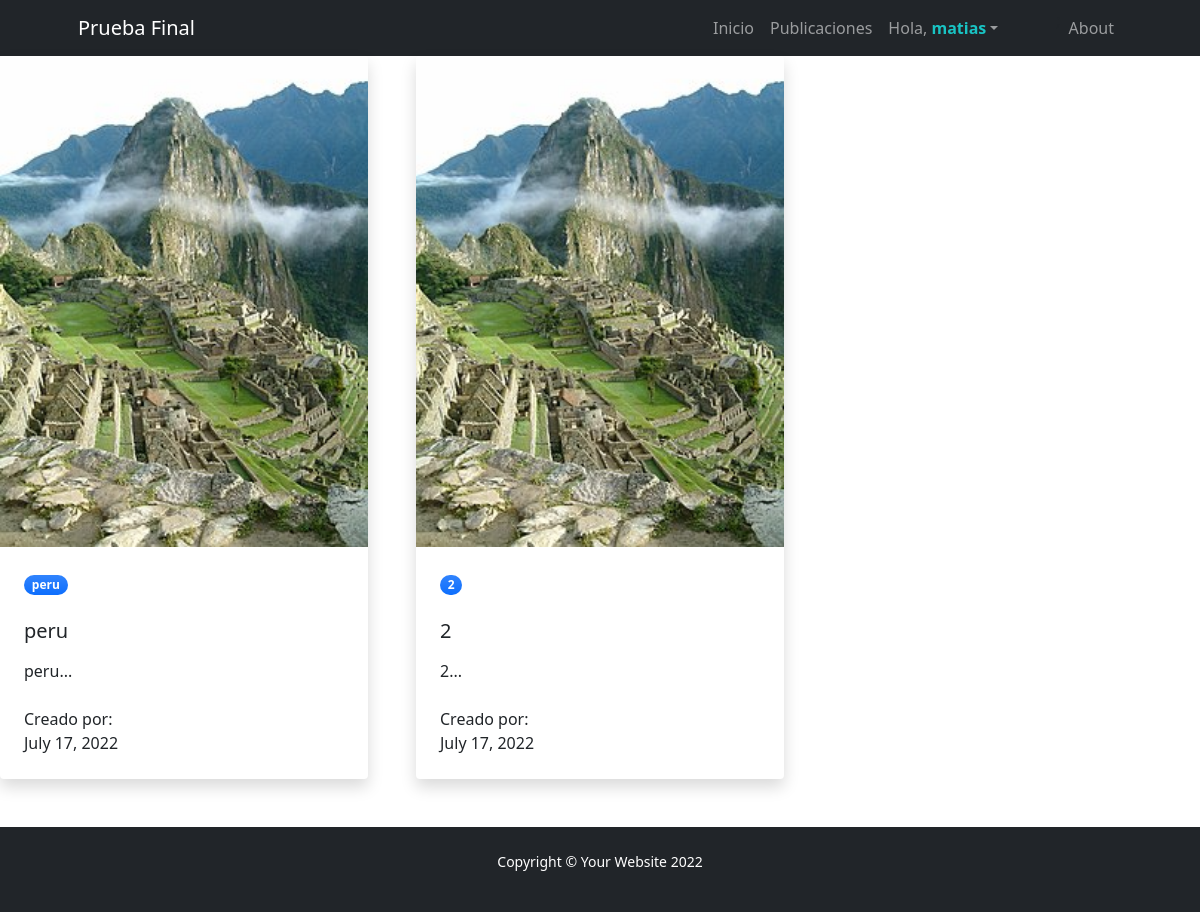
Page /pruebafinalapp/mis_publicaciones (signed in) on the earlier database version.
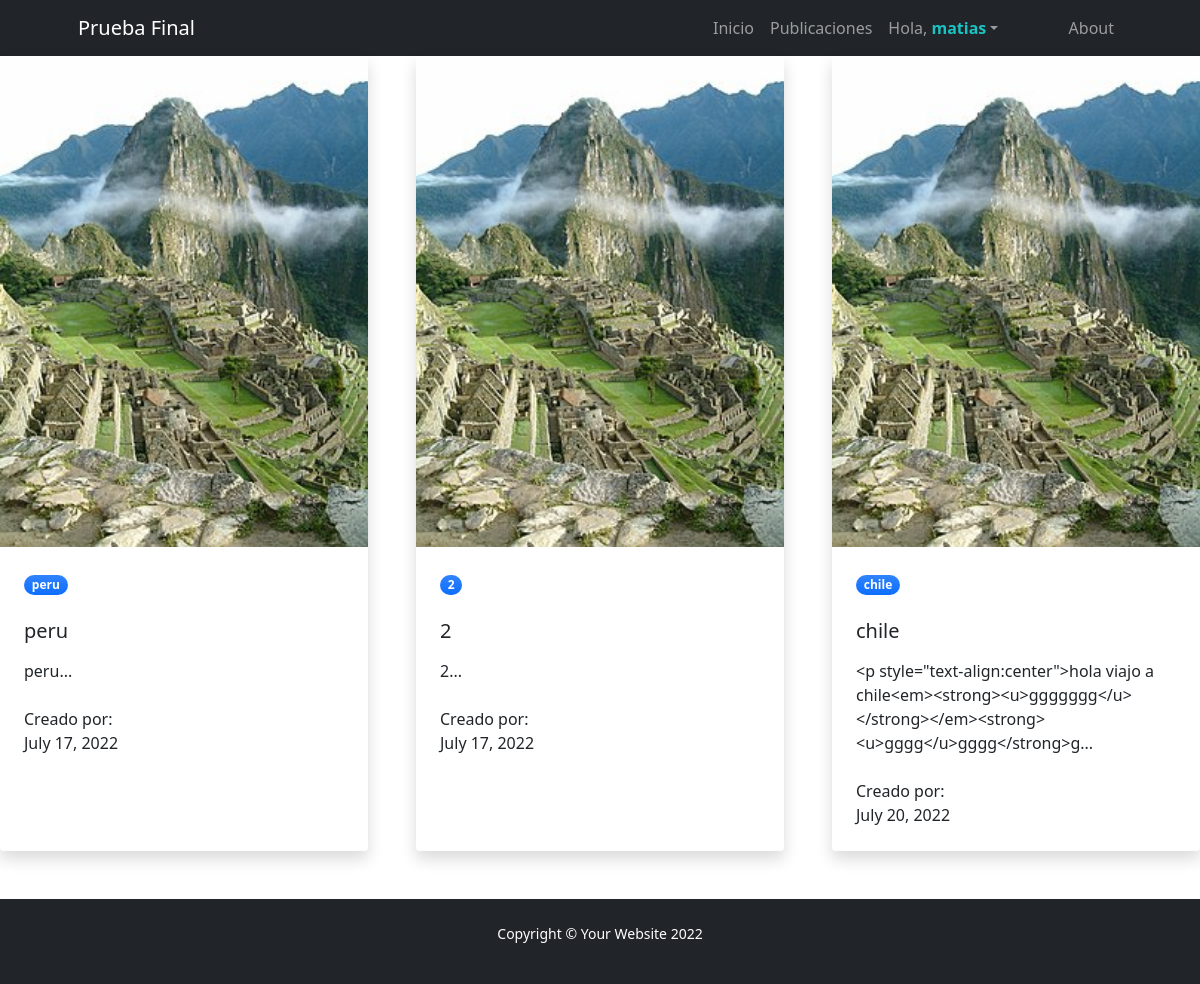
Same page on the later database version.
### PruebaFinalApp/models.py (models this page shows)
class Publicaciones(models.Model):
    imagen = models.ImageField(null=True, blank=True)
    pais = models.CharField(max_length=50)
    titulo = models.CharField(max_length=50)
    descripcion = RichTextField(blank=True , null=True)
    fecha_viaje = models.DateField()
    autor = models.ForeignKey(User, blank=True, null=True, on_delete=models.SET_NULL)
    class Meta:
        verbose_name_plural = "Publicaciones"
        db_table = "imageupload"

### PruebaFinalApp/views.py (the view)
# urls.py: path('mis_publicaciones', mis_publicaciones, name='mis_publicaciones'),
def mis_publicaciones(request):
    publicaciones = Publicaciones.objects.filter(autor=request.user)
    return render(request, "PruebaFinalApp/mis_publicaciones.html", {"publicaciones":publicaciones})

### PruebaFinalApp/templates/PruebaFinalApp/mis_publicaciones.html
{%extends "PruebaFinalApp/base.html"%}
{%block contenido%}
<div class="row gx-5">
{%for publicacion in publicaciones%}
    <div class="col-lg-4 mb-5">
        <div class="card h-100 shadow border-0">
            <img class="card-img-top" src="{{publicacion.imagen.url}}" alt="..." />
            <div class="card-body p-4">
                <div class="badge bg-primary bg-gradient rounded-pill mb-2">{{publicacion.pais}}</div>
                <p class="text-decoration-none link-dark stretched-link" href="#!"><h5 class="card-title mb-3">{{publicacion.titulo}}</h5></p>
                <p class="card-text mb-0">{{publicacion.descripcion|slice:120}}...</p>
                <br>
                <p class="card-text mb-0">Creado por: </p>
                <p class="card-text mb-0">{{publicacion.fecha_viaje}}</p>
            </div>
        </div>
    </div>
{%endfor%}
</div>
{%endblock%}

Differences in the rows shown:
added Publicaciones: imagen (picture), pais "chile", titulo "chile", descripcion "<p style=\"text-align:center\">hola viajo a chile<em><strong><u>ggggggg</u></strong></em><strong><u>gggg</u>gggg</strong>g", fecha_viaje "July 20, 2022"
